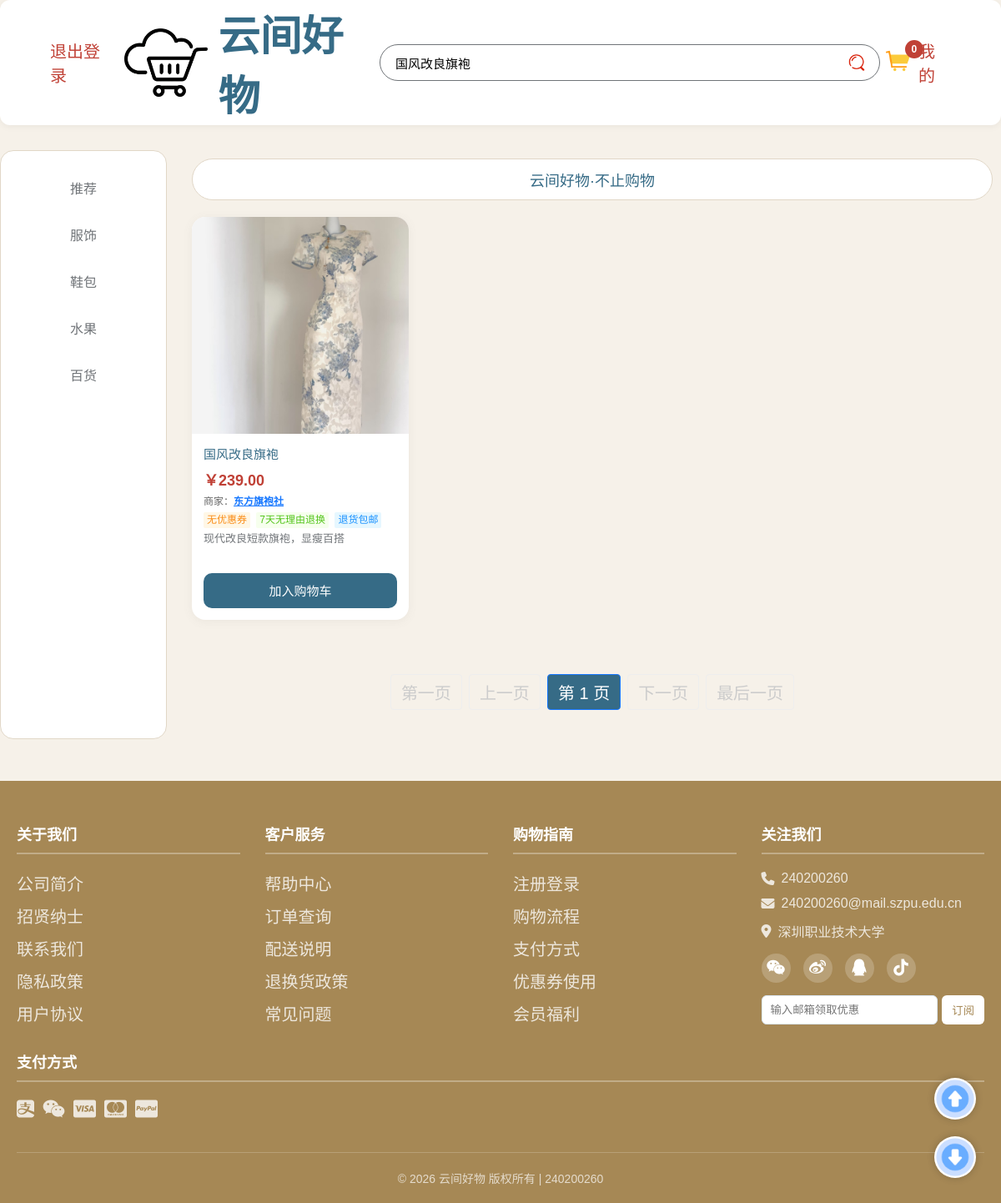
The app's page /shopping/index.php?keyword=国风改良旗袍 (signed in) with its own data.
### tables this page shows
CREATE TABLE `clothes` (
  `id` int(11) NOT NULL AUTO_INCREMENT,
  `code` varchar(20) NOT NULL COMMENT '产品编码',
  `name` varchar(50) NOT NULL COMMENT '产品名称',
  `price` decimal(10,2) NOT NULL COMMENT '价格',
  `description` varchar(200) DEFAULT '' COMMENT '产品描述',
  `type` varchar(10) NOT NULL COMMENT '类型：国风/日常',
  `seller` varchar(50) DEFAULT '云间好物官方旗舰店' COMMENT '商家名称',
  `coupon_info` varchar(100) DEFAULT '无优惠券' COMMENT '优惠券信息',
  `service` varchar(100) DEFAULT '7天无理由退换' COMMENT '服务说明',
  `return_free_shipping` tinyint(1) DEFAULT '1' COMMENT '退货包邮 1=是 0=否',
  `sales_count` int(11) DEFAULT '0',
  `sales_money` decimal(10,2) DEFAULT '0.00',
  `last_update` datetime DEFAULT NULL,
  PRIMARY KEY (`id`),
  UNIQUE KEY `code` (`code`)
);

### shopping/index.php (the view, shortened to what this page needs)
<!DOCTYPE html>
<html lang="zh-CN">
<head>
  <link rel="stylesheet" href="css/index.css">
  <link rel="stylesheet" href="https://cdn.bootcdn.net/ajax/libs/font-awesome/6.4.0/css/all.min.css">
</head>
<body>
  <nav>
    <div class="title">
      <a href="?logout=1">退出登录</a>
      <img src="public/cloud.png" alt="">
      <h1 class="topic">云间好物</h1>
    </div>
    <div class="search">
      <input type="text" id="searchInput" class="searchinput" placeholder="搜索商品名称/详情" value="<?= isset($_GET['keyword']) ? htmlspecialchars($_GET['keyword']) : '' ?>">
      <img src="public/search.png" alt="" class="search-icon" onclick="doSearch()">
    </div>
    <div class="cart-wrapper" onclick="toggleCartSummary()">
      <img class="cart" src="public/cart.png" alt="">
      <div id="cart-count">0</div>
    </div>
    <a class="myself" href="user_center.php">我的</a>
  </nav>
  <div class="container">
  <ul class="nav">
    <?php
      $currentRoute = '';
      $uri = $_SERVER['REQUEST_URI'];
      $uri = strtok($uri, '?');
      if ($uri == '/' || $uri == '/index.php') {
        $currentRoute = 'home';
      } else {
        $currentRoute = trim($uri, '/');
      }
    ?>
    <li class="<?= $currentRoute == 'home' ? 'active' : '' ?>" data-route="home">推荐</li>
    <li class="<?= $currentRoute == 'clothes' ? 'active' : '' ?>" data-route="clothes">服饰</li>
    <li class="<?= $currentRoute == 'shoes_bags' ? 'active' : '' ?>" data-route="shoes_bags">鞋包</li>
    <li class="<?= $currentRoute == 'fruits' ? 'active' : '' ?>" data-route="fruits">水果</li>
    <li class="<?= $currentRoute == 'daily_goods' ? 'active' : '' ?>" data-route="daily_goods">百货</li>
  </ul>
    <div class="content">
      <div class="word">云间好物·不止购物</div>
      <div class="list" id="goodsList">
      <?php
      include "db_conn.php";
      $page = isset($_GET['page']) ? max(1, (int)$_GET['page']) : 1;
      $pageSize = 8;
      $offset = ($page - 1) * $pageSize;
      $total = 0;
      $allData = [];
      $route = '';
      $uri = $_SERVER['REQUEST_URI'];
      $uri = strtok($uri, '?');
      if ($uri == '/' || $uri == '/index.php' || $uri == '') {
          $route = 'home';
      } else {
          $route = trim($uri, '/');
      }
      if (isset($_GET['keyword']) && !empty(trim($_GET['keyword']))) {
          $kw = (string)trim($_GET['keyword'] ?? '');
          $tables = ['clothes', 'shoes_bags', 'fruits', 'daily_goods'];
          foreach ($tables as $table) {
              $countSql = "SELECT COUNT(*) as cnt FROM `$table` WHERE name LIKE '%$kw%' OR description LIKE '%$kw%'";
              $countRes = mysqli_query($conn, $countSql);
              $total += mysqli_fetch_array($countRes)['cnt'];
          }
          $need = $pageSize;
          foreach ($tables as $table) {
              $sql = "SELECT * FROM `$table` WHERE name LIKE '%$kw%' OR description LIKE '%$kw%' LIMIT $offset, $need";
              $result = mysqli_query($conn, $sql);
              while ($row = mysqli_fetch_array($result)) {
                  $row['_table'] = $table;
                  $allData[] = $row;
                  $need--;
              }
          }
      }
      if (empty($allData)) {
          echo "<div style='width:100%;text-align:center;padding:40px 0;'>未找到相关商品</div>";
      } else {
          foreach ($allData as $row) {
              $code = $row['code'];
              $price = $row['price'];
              $name = $row['name'];
              $description = $row['description'];
              $seller = $row['seller'];
              $coupon = $row['coupon_info'];
              $service = $row['service'];
              $ret = $row['return_free_shipping'] ? '退货包邮' : '退货不包邮';
              echo "
              <div class='item' onclick='openModal(\"$code\",\"$name\",\"$price\",\"$description\",\"$seller\",\"$coupon\",\"$service\",\"$ret\")'>
                <div class='item-img'>
                    <img src='img/$code.jpg' alt=''>
                </div>
                <div class='item-content'>
                  <div class='item-name'>$name</div>
                  <div class='item-price'>￥$price</div>
                  <div class='item-extra'>
                    商家：<span class='seller-name' onclick='event.stopPropagation(); gotoSeller(\"$seller\", window.location.href)'>$seller</span>
                  </div>
                  <div class='item-extra'>
                    <span class='tag-coupon'>$coupon</span>
                    <span class='tag-service'>$service</span>
                    <span class='tag-return'>$ret</span>
                  </div>
                  <div class='item-info'>$description</div>
                </div>
                <div class='item-btn' onclick='event.stopPropagation(); addToCart(this, \"$code\",\"$name\",$price,\"$description\")'>加入购物车</div>
                <div class='quantity'>
                  <button onclick='event.stopPropagation(); changeQty(this,-1,$price)'>-</button>
                  <span>0</span>
                  <button onclick='event.stopPropagation(); changeQty(this,1,$price)'>+</button>
                </div>
              </div>
              ";
          }
      }
      ?>
      </div>
      <?php if($route != 'home'){ ?>
      <div class="pagination">
        <?php
        $totalPage = ceil($total / $pageSize);
        $baseUrl = strtok($_SERVER["REQUEST_URI"], '?');
        $paramStr = '';
        $params = $_GET;
        unset($params['page']);
        if(!empty($params)){
            $paramStr = '&'.http_build_query($params);
        }
        if ($page <= 1) {
            echo "<a class='disabled'>第一页</a>";
        } else {
            echo "<a href='$baseUrl?page=1$paramStr'>第一页</a>";
        }
        if ($page <= 1) {
            echo "<a class='disabled'>上一页</a>";
        } else {
            echo "<a href='$baseUrl?page=" . ($page - 1) . "$paramStr'>上一页</a>";
        }
        echo "<a class='active'>第 $page 页</a>";
        if ($page >= $totalPage) {
            echo "<a class='disabled'>下一页</a>";
        } else {
            echo "<a href='$baseUrl?page=" . ($page + 1) . "$paramStr'>下一页</a>";
        }
        if ($page >= $totalPage || $totalPage == 0) {
            echo "<a class='disabled'>最后一页</a>";
        } else {
            echo "<a href='$baseUrl?page=$totalPage$paramStr'>最后一页</a>";
        }
        ?>
      </div>
      <?php } ?>
    </div>
  </div>
  <div class="top" onclick="goTop()">
    <img src="public/up.png" alt="">
  </div>
  <div class="bottom" onclick="goBottom()">
    <img src="public/down.png" alt="">
  </div>
  <footer class="footer">
    <div class="footer-container">
      <div class="footer-col">
        <h4>关于我们</h4>
        <ul>
          <li><a href="#">公司简介</a></li>
          <li><a href="#">招贤纳士</a></li>
          <li><a href="#">联系我们</a></li>
          <li><a href="#">隐私政策</a></li>
          <li><a href="#">用户协议</a></li>
        </ul>
      </div>
      <div class="footer-col">
        <h4>客户服务</h4>
        <ul>
          <li><a href="#">帮助中心</a></li>
          <li><a href="#">订单查询</a></li>
          <li><a href="#">配送说明</a></li>
          <li><a href="#">退换货政策</a></li>
          <li><a href="#">常见问题</a></li>
        </ul>
      </div>
      <div class="footer-col">
        <h4>购物指南</h4>
        <ul>
          <li><a href="#">注册登录</a></li>
          <li><a href="#">购物流程</a></li>
          <li><a href="#">支付方式</a></li>
          <li><a href="#">优惠券使用</a></li>
          <li><a href="#">会员福利</a></li>
        </ul>
      </div>
      <div class="footer-col">
        <h4>关注我们</h4>
        <div class="contact-info">
          <p><i class="fas fa-phone"></i> 240200260</p>
          <p><i class="fas fa-envelope"></i> 240200260@mail.szpu.edu.cn</p>
          <p><i class="fas fa-map-marker-alt"></i> 深圳职业技术大学</p>
        </div>
        <div class="social-icons">
          <a href="#"><i class="fab fa-weixin"></i></a>
          <a href="#"><i class="fab fa-weibo"></i></a>
          <a href="#"><i class="fab fa-qq"></i></a>
          <a href="#"><i class="fab fa-tiktok"></i></a>
        </div>
        <div class="subscribe">
          <input type="email" placeholder="输入邮箱领取优惠">
          <button>订阅</button>
        </div>
      </div>
    </div>
    <div class="footer-container payment">
      <div class="footer-col">
        <h4>支付方式</h4>
        <div class="payment-icons">
          <i class="fab fa-alipay"></i>
          <i class="fab fa-weixin"></i>
          <i class="fab fa-cc-visa"></i>
          <i class="fab fa-cc-mastercard"></i>
          <i class="fab fa-cc-paypal"></i>
        </div>
      </div>
    </div>
    <div class="copyright">
      <p>© 2026 云间好物 版权所有 | 240200260</p>
    </div>
  </footer>
</body>
</html>

### records on screen
clothes: code (picture), name "国风改良旗袍", price "239.00", seller "东方旗袍社", coupon_info "无优惠券", service "7天无理由退换", return_free_shipping "退货包邮", description "现代改良短款旗袍，显瘦百搭"

### other values on screen
$page "1"
